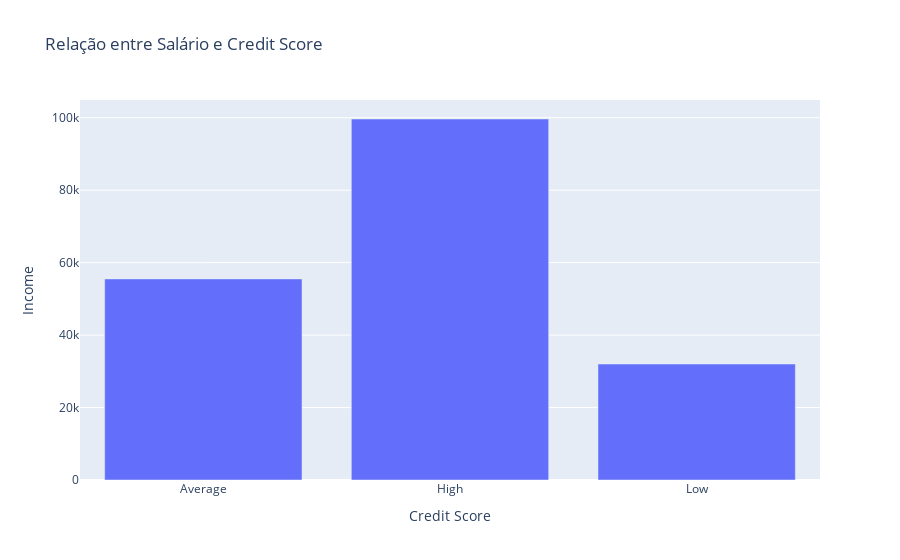

Source (notebook cell):
### Code cell
# Relação entre Salário e Credit Score
media_salario_por_credit_score = df.groupby('Credit Score')['Income'].mean().reset_index()
fig = px.bar(media_salario_por_credit_score, x='Credit Score', y='Income',
             title='Relação entre Salário e Credit Score')
fig.show()

# O salário parece influenciar o score de crédito, visto que os clientes com baixo score possuem média salarial de 32 mil. Os clientes com score médio possuem salários médios de 55,5 mil. Já os clientes com alto score possuem médias salariais acima de 99 mil.

### Figure 1 — Plotly figure (JSON) as saved in the notebook; plotly's stock layout.template omitted (floating-point values rounded to 4 significant figures)
{"data": [{"alignmentgroup": "True", "hovertemplate": "Credit Score=%{x}<br>Income=%{y}<extra></extra>", "legendgroup": "", "marker": {"color": "#636efa", "pattern": {"shape": ""}}, "name": "", "offsetgroup": "", "orientation": "v", "showlegend": false, "textposition": "auto", "type": "bar", "x": ["Average", "High", "Low"], "xaxis": "x", "y": [55500, 99640.0, 32000], "yaxis": "y"}], "layout": {"autosize": true, "barmode": "relative", "legend": {"tracegroupgap": 0}, "title": {"text": "Relação entre Salário e Credit Score"}, "xaxis": {"anchor": "y", "autorange": true, "domain": [0, 1], "range": [-0.5, 2.5], "title": {"text": "Credit Score"}, "type": "category"}, "yaxis": {"anchor": "x", "autorange": true, "domain": [0, 1], "range": [0, 104900.0], "title": {"text": "Income"}, "type": "linear"}}}
